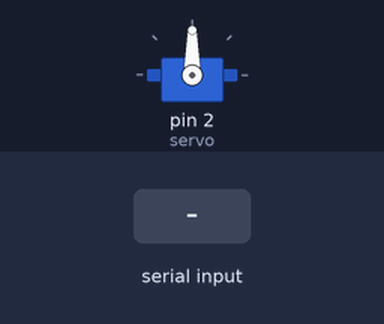
Simulated run of this sketch. Board: Arduino Uno, built with avr-gcc and run on an emulated ATmega328P. Parts: servo. Inputs (shaded band) come from the test bench.

Above: at 1.2 s.
1.3 s: "t" received over Serial
At 2.3 s:
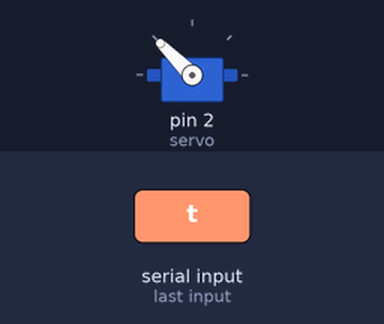
2.8 s: "f" received over Serial
At 3.4 s:
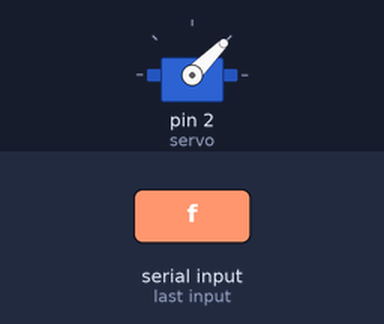
4.3 s: "T" received over Serial
At 4.6 s:
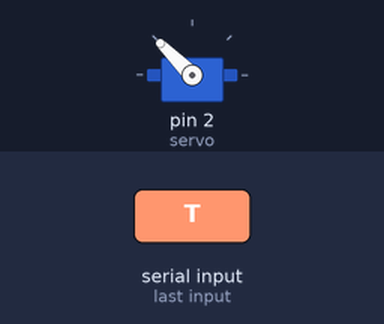
5.8 s: "F" received over Serial
At 6.9 s:
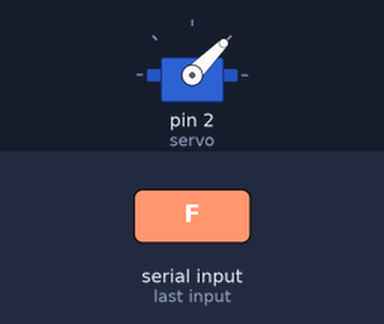
Timing chart, 0 to 8.3 s (numbered marks = the images above; inputs shaded):
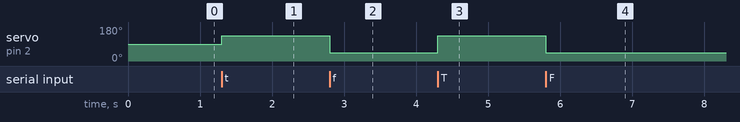

Measured:
- after the input at 1.3 s, servo on pin 2 (servo): 90° → 135° at once
- after the input at 2.8 s, servo on pin 2 (servo): 135° → 45° at once
- after the input at 4.3 s, servo on pin 2 (servo): 45° → 135° at once
- after the input at 5.8 s, servo on pin 2 (servo): 135° → 45° at once

The sketch:

mg996r.ino
```cpp
#include <Servo.h>

Servo servo;

void setup() {
  Serial.begin(9600);

  servo.attach(2);   // MG996R 訊號線接 Pin 2
  servo.write(90);   // 初始位置 90°
}

void loop() {
  if (Serial.available() > 0) {
    char command = Serial.read();

    if (command == 't' || command == 'T') {
      servo.write(135);   // t / T = 135°
    }

    else if (command == 'f' || command == 'F') {
      servo.write(45);    // f / F = 45°
    }
  }
}
```
